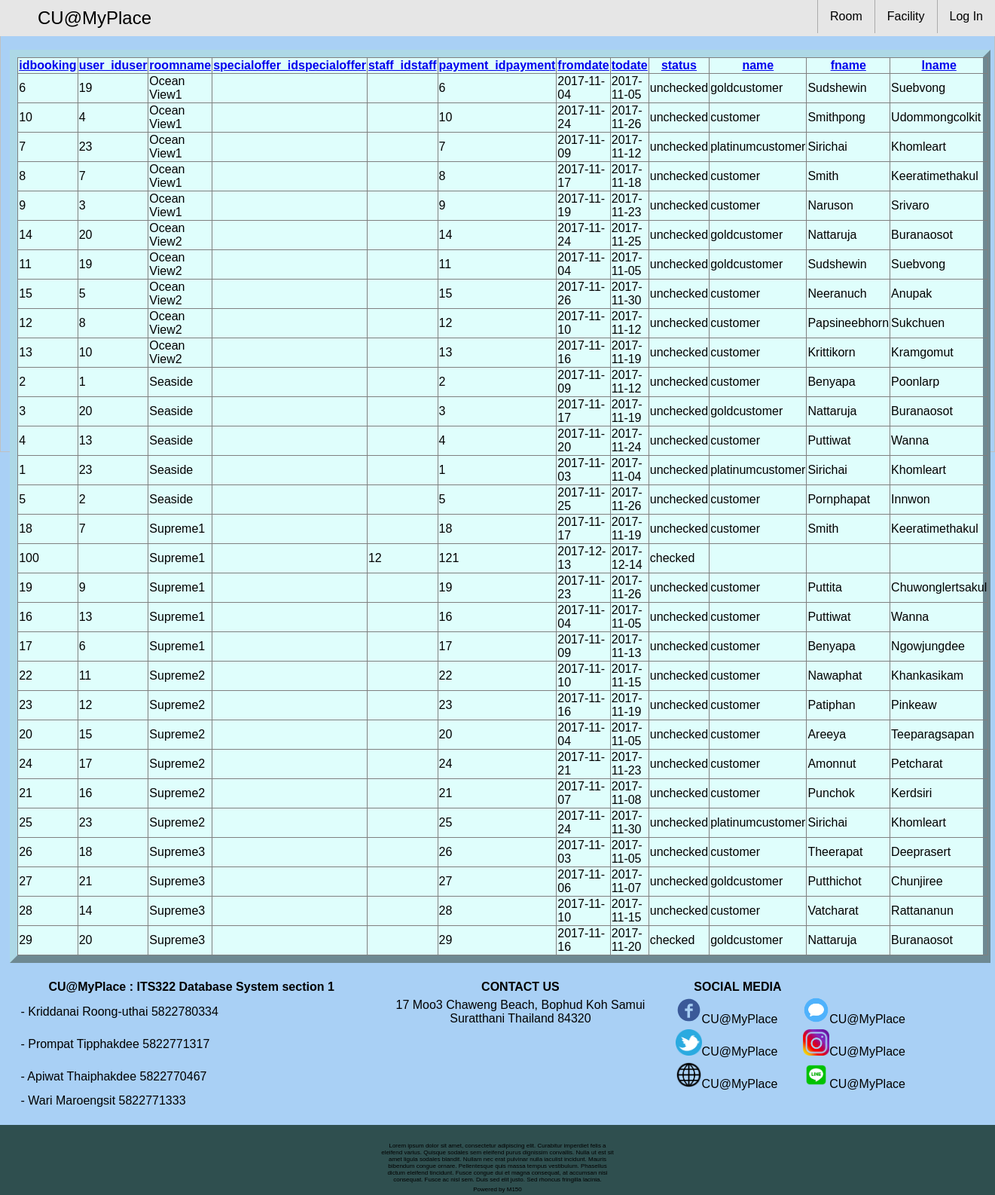
The app's page /newpage/booking_staff_view.php?sort=roomname&by=ASC with its own data.
### tables this page shows
CREATE TABLE `booking` (
  `idbooking` int(11) NOT NULL,
  `user_iduser` int(11) DEFAULT NULL,
  `room_idroom` int(11) NOT NULL,
  `specialoffer_idspecialoffer` int(11) DEFAULT NULL,
  `staff_idstaff` int(11) DEFAULT NULL,
  `payment_idpayment` int(11) NOT NULL,
  `fromdate` date NOT NULL,
  `todate` date NOT NULL,
  `status` enum('checked','unchecked') NOT NULL
);

### newpage/booking_staff_view.php (the view, shortened to what this page needs)
<?php
  require_once('connect.php');
  require_once('helperfunction.php');
?>
<html>
<head>
  <link rel="stylesheet" href="default.css">
</head>
<body>
    <div class="container">
      <?php
      if (isset($_SESSION['userinfo'])) {
        topbar_logout_staff();
      }else{
        topbar();
      }
       ?>
         <div class="tcontentbox_booking">
           <table border='1'>
          <?php
          if (!isset($_GET['by'])) {
            $by = 'ASC';
          }else{
            if ($_GET['by']=='ASC') {
              $by = 'DESC';
            }else{
              $by = 'ASC';
            }
          }
          if (isset($_GET['sort'])) {
            $q = "SELECT * FROM staff_viewbooking ORDER BY ".$_GET['sort'].";";
          }else{
            $q = "SELECT * FROM staff_viewbooking;";
          }
          $result=$mysqli->query($q);
          $printhead = 1;
          while ($row = $result->fetch_assoc()) {
            if ($printhead) {
              echo "<tr>";
              foreach ($row as $key => $value) {
                echo "<th><a href='booking_staff_view.php?sort=".$key."&by=".$by."'>".$key."</a></th>";
              }
              echo "</tr>";
              $printhead=0;
            }
            echo "<tr>";
            foreach ($row as $key => $value) {
              echo "<td>".$value."</td>";
            }
            echo "</tr>";
          }
           ?>
         </table>
         </div>
</div>
  </body>
</html>

### newpage/default.css (style rules this page uses)
body { width: 100%; padding: 0px; margin: 0px; font-family: sans-serif; }
.container { width: 100%; }
.tcontentbox_booking { border: 10px outset lightblue; float: left; background-color:#DFFEFC; height: auto; width: 97%; position: relative; margin: 5% auto auto 1%; z-index: 2; text-align: center; min-height: 400px; }
.tcontentbox_booking table { border-collapse: collapse; }

### records on screen
booking: key "idbooking", key "user_iduser", key "roomname", key "specialoffer_idspecialoffer", key "staff_idstaff", key "payment_idpayment", key "fromdate", key "todate", key "status", key "name", key "fname", key "lname", idbooking "6", user_iduser "19", value "Ocean View1", payment_idpayment "6", fromdate "2017-11-04", todate "2017-11-05", status "unchecked", value "goldcustomer", value "Sudshewin", value "Suebvong"
booking: idbooking "10", user_iduser "4", value "Ocean View1", payment_idpayment "10", fromdate "2017-11-24", todate "2017-11-26", status "unchecked", value "customer", value "Smithpong", value "Udommongcolkit"
booking: idbooking "7", user_iduser "23", value "Ocean View1", payment_idpayment "7", fromdate "2017-11-09", todate "2017-11-12", status "unchecked", value "platinumcustomer", value "Sirichai", value "Khomleart"
booking: idbooking "8", user_iduser "7", value "Ocean View1", payment_idpayment "8", fromdate "2017-11-17", todate "2017-11-18", status "unchecked", value "customer", value "Smith", value "Keeratimethakul"
booking: idbooking "9", user_iduser "3", value "Ocean View1", payment_idpayment "9", fromdate "2017-11-19", todate "2017-11-23", status "unchecked", value "customer", value "Naruson", value "Srivaro"
booking: idbooking "14", user_iduser "20", value "Ocean View2", payment_idpayment "14", fromdate "2017-11-24", todate "2017-11-25", status "unchecked", value "goldcustomer", value "Nattaruja", value "Buranaosot"
booking: idbooking "11", user_iduser "19", value "Ocean View2", payment_idpayment "11", fromdate "2017-11-04", todate "2017-11-05", status "unchecked", value "goldcustomer", value "Sudshewin", value "Suebvong"
booking: idbooking "15", user_iduser "5", value "Ocean View2", payment_idpayment "15", fromdate "2017-11-26", todate "2017-11-30", status "unchecked", value "customer", value "Neeranuch", value "Anupak"
booking: idbooking "12", user_iduser "8", value "Ocean View2", payment_idpayment "12", fromdate "2017-11-10", todate "2017-11-12", status "unchecked", value "customer", value "Papsineebhorn", value "Sukchuen"
booking: idbooking "13", user_iduser "10", value "Ocean View2", payment_idpayment "13", fromdate "2017-11-16", todate "2017-11-19", status "unchecked", value "customer", value "Krittikorn", value "Kramgomut"
booking: idbooking "2", user_iduser "1", value "Seaside", payment_idpayment "2", fromdate "2017-11-09", todate "2017-11-12", status "unchecked", value "customer", value "Benyapa", value "Poonlarp"
booking: idbooking "3", user_iduser "20", value "Seaside", payment_idpayment "3", fromdate "2017-11-17", todate "2017-11-19", status "unchecked", value "goldcustomer", value "Nattaruja", value "Buranaosot"
booking: idbooking "4", user_iduser "13", value "Seaside", payment_idpayment "4", fromdate "2017-11-20", todate "2017-11-24", status "unchecked", value "customer", value "Puttiwat", value "Wanna"
booking: idbooking "1", user_iduser "23", value "Seaside", payment_idpayment "1", fromdate "2017-11-03", todate "2017-11-04", status "unchecked", value "platinumcustomer", value "Sirichai", value "Khomleart"
booking: idbooking "5", user_iduser "2", value "Seaside", payment_idpayment "5", fromdate "2017-11-25", todate "2017-11-26", status "unchecked", value "customer", value "Pornphapat", value "Innwon"
booking: idbooking "18", user_iduser "7", value "Supreme1", payment_idpayment "18", fromdate "2017-11-17", todate "2017-11-19", status "unchecked", value "customer", value "Smith", value "Keeratimethakul"
booking: idbooking "100", value "Supreme1", staff_idstaff "12", payment_idpayment "121", fromdate "2017-12-13", todate "2017-12-14", status "checked"
booking: idbooking "19", user_iduser "9", value "Supreme1", payment_idpayment "19", fromdate "2017-11-23", todate "2017-11-26", status "unchecked", value "customer", value "Puttita", value "Chuwonglertsakul"
booking: idbooking "16", user_iduser "13", value "Supreme1", payment_idpayment "16", fromdate "2017-11-04", todate "2017-11-05", status "unchecked", value "customer", value "Puttiwat", value "Wanna"
booking: idbooking "17", user_iduser "6", value "Supreme1", payment_idpayment "17", fromdate "2017-11-09", todate "2017-11-13", status "unchecked", value "customer", value "Benyapa", value "Ngowjungdee"
booking: idbooking "22", user_iduser "11", value "Supreme2", payment_idpayment "22", fromdate "2017-11-10", todate "2017-11-15", status "unchecked", value "customer", value "Nawaphat", value "Khankasikam"
booking: idbooking "23", user_iduser "12", value "Supreme2", payment_idpayment "23", fromdate "2017-11-16", todate "2017-11-19", status "unchecked", value "customer", value "Patiphan", value "Pinkeaw"
booking: idbooking "20", user_iduser "15", value "Supreme2", payment_idpayment "20", fromdate "2017-11-04", todate "2017-11-05", status "unchecked", value "customer", value "Areeya", value "Teeparagsapan"
booking: idbooking "24", user_iduser "17", value "Supreme2", payment_idpayment "24", fromdate "2017-11-21", todate "2017-11-23", status "unchecked", value "customer", value "Amonnut", value "Petcharat"
booking: idbooking "21", user_iduser "16", value "Supreme2", payment_idpayment "21", fromdate "2017-11-07", todate "2017-11-08", status "unchecked", value "customer", value "Punchok", value "Kerdsiri"
booking: idbooking "25", user_iduser "23", value "Supreme2", payment_idpayment "25", fromdate "2017-11-24", todate "2017-11-30", status "unchecked", value "platinumcustomer", value "Sirichai", value "Khomleart"
booking: idbooking "26", user_iduser "18", value "Supreme3", payment_idpayment "26", fromdate "2017-11-03", todate "2017-11-05", status "unchecked", value "customer", value "Theerapat", value "Deeprasert"
booking: idbooking "27", user_iduser "21", value "Supreme3", payment_idpayment "27", fromdate "2017-11-06", todate "2017-11-07", status "unchecked", value "goldcustomer", value "Putthichot", value "Chunjiree"
booking: idbooking "28", user_iduser "14", value "Supreme3", payment_idpayment "28", fromdate "2017-11-10", todate "2017-11-15", status "unchecked", value "customer", value "Vatcharat", value "Rattananun"
booking: idbooking "29", user_iduser "20", value "Supreme3", payment_idpayment "29", fromdate "2017-11-16", todate "2017-11-20", status "checked", value "goldcustomer", value "Nattaruja", value "Buranaosot"
